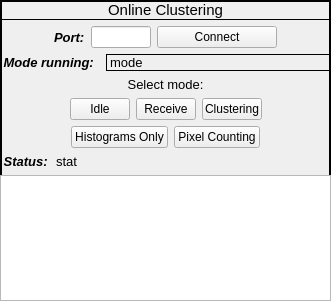
  <widget class="QFrame" name="frame">
   <property name="geometry">
    <rect>
     <x>860</x>
     <y>380</y>
     <width>331</width>
     <height>301</height>
    </rect>
   </property>
   <property name="sizePolicy">
    <sizepolicy hsizetype="MinimumExpanding" vsizetype="MinimumExpanding">
     <horstretch>0</horstretch>
     <verstretch>0</verstretch>
    </sizepolicy>
   </property>
   <property name="frameShape">
    <enum>QFrame::Box</enum>
   </property>
   <property name="frameShadow">
    <enum>QFrame::Plain</enum>
   </property>
   <property name="lineWidth">
    <number>2</number>
   </property>
   <widget class="QWidget" name="verticalLayoutWidget">
    <property name="geometry">
     <rect>
      <x>0</x>
      <y>0</y>
      <width>331</width>
      <height>301</height>
     </rect>
    </property>
    <layout class="QVBoxLayout" name="verticalLayout_5">
     <property name="sizeConstraint">
      <enum>QLayout::SetNoConstraint</enum>
     </property>
     <item>
      <widget class="QLabel" name="server_label">
       <property name="font">
        <font>
         <family>Segoe UI</family>
         <pointsize>11</pointsize>
         <italic>false</italic>
         <bold>false</bold>
         <underline>false</underline>
        </font>
       </property>
       <property name="frameShape">
        <enum>QFrame::Box</enum>
       </property>
       <property name="lineWidth">
        <number>1</number>
       </property>
       <property name="text">
        <string>Online Clustering</string>
       </property>
       <property name="alignment">
        <set>Qt::AlignCenter</set>
       </property>
       <property name="wordWrap">
        <bool>false</bool>
       </property>
      </widget>
     </item>
     <item>
      <layout class="QHBoxLayout" name="horizontalLayout_12">
       <item>
        <spacer name="horizontalSpacer_2">
         <property name="orientation">
          <enum>Qt::Horizontal</enum>
         </property>
         <property name="sizeType">
          <enum>QSizePolicy::MinimumExpanding</enum>
         </property>
         <property name="sizeHint" stdset="0">
          <size>
           <width>10</width>
           <height>20</height>
          </size>
         </property>
        </spacer>
       </item>
       <item>
        <widget class="QLabel" name="label_5">
         <property name="font">
          <font>
           <pointsize>10</pointsize>
           <italic>true</italic>
           <bold>true</bold>
          </font>
         </property>
         <property name="text">
          <string>Port:</string>
         </property>
        </widget>
       </item>
       <item>
        <widget class="QLineEdit" name="server_port_input">
         <property name="maximumSize">
          <size>
           <width>60</width>
           <height>16777215</height>
          </size>
         </property>
        </widget>
       </item>
       <item>
        <widget class="QPushButton" name="server_connect_button">
         <property name="minimumSize">
          <size>
           <width>120</width>
           <height>0</height>
          </size>
         </property>
         <property name="text">
          <string>Connect</string>
         </property>
        </widget>
       </item>
       <item>
        <spacer name="horizontalSpacer_11">
         <property name="orientation">
          <enum>Qt::Horizontal</enum>
         </property>
         <property name="sizeHint" stdset="0">
          <size>
           <width>40</width>
           <height>20</height>
          </size>
         </property>
        </spacer>
       </item>
      </layout>
     </item>
     <item>
      <layout class="QHBoxLayout" name="horizontalLayout_13">
       <item>
        <widget class="QLabel" name="label_8">
         <property name="maximumSize">
          <size>
           <width>100</width>
           <height>16777215</height>
          </size>
         </property>
         <property name="font">
          <font>
           <pointsize>10</pointsize>
           <italic>true</italic>
           <bold>true</bold>
          </font>
         </property>
         <property name="frameShape">
          <enum>QFrame::NoFrame</enum>
         </property>
         <property name="text">
          <string> Mode running:</string>
         </property>
        </widget>
       </item>
       <item>
        <widget class="QLabel" name="server_mode_display">
         <property name="font">
          <font>
           <pointsize>10</pointsize>
          </font>
         </property>
         <property name="frameShape">
          <enum>QFrame::Box</enum>
         </property>
         <property name="frameShadow">
          <enum>QFrame::Plain</enum>
         </property>
         <property name="lineWidth">
          <number>1</number>
         </property>
         <property name="midLineWidth">
          <number>1</number>
         </property>
         <property name="text">
          <string>mode</string>
         </property>
        </widget>
       </item>
      </layout>
     </item>
     <item>
      <widget class="QLabel" name="label_9">
       <property name="font">
        <font>
         <family>Segoe UI</family>
         <pointsize>10</pointsize>
         <italic>false</italic>
         <bold>false</bold>
         <underline>false</underline>
        </font>
       </property>
       <property name="frameShape">
        <enum>QFrame::NoFrame</enum>
       </property>
       <property name="text">
        <string>Select mode:</string>
       </property>
       <property name="alignment">
        <set>Qt::AlignCenter</set>
       </property>
       <property name="wordWrap">
        <bool>false</bool>
       </property>
      </widget>
     </item>
     <item>
      <layout class="QHBoxLayout" name="horizontalLayout_14">
       <item>
        <spacer name="horizontalSpacer_4">
         <property name="orientation">
          <enum>Qt::Horizontal</enum>
         </property>
         <property name="sizeHint" stdset="0">
          <size>
           <width>40</width>
           <height>20</height>
          </size>
         </property>
        </spacer>
       </item>
       <item>
        <widget class="QPushButton" name="server_idle_button">
         <property name="maximumSize">
          <size>
           <width>60</width>
           <height>16777215</height>
          </size>
         </property>
         <property name="text">
          <string>Idle</string>
         </property>
        </widget>
       </item>
       <item>
        <widget class="QPushButton" name="server_receive_button">
         <property name="maximumSize">
          <size>
           <width>60</width>
           <height>16777215</height>
          </size>
         </property>
         <property name="text">
          <string>Receive</string>
         </property>
        </widget>
       </item>
       <item>
        <widget class="QPushButton" name="server_clustering_button">
         <property name="maximumSize">
          <size>
           <width>60</width>
           <height>16777215</height>
          </size>
         </property>
         <property name="text">
          <string>Clustering</string>
         </property>
        </widget>
       </item>
       <item>
        <spacer name="horizontalSpacer_3">
         <property name="orientation">
          <enum>Qt::Horizontal</enum>
         </property>
         <property name="sizeHint" stdset="0">
          <size>
           <width>40</width>
           <height>20</height>
          </size>
         </property>
        </spacer>
       </item>
      </layout>
     </item>
     <item>
      <layout class="QHBoxLayout" name="horizontalLayout_18">
       <item>
        <spacer name="horizontalSpacer_5">
         <property name="orientation">
          <enum>Qt::Horizontal</enum>
         </property>
         <property name="sizeHint" stdset="0">
          <size>
           <width>40</width>
           <height>20</height>
          </size>
         </property>
        </spacer>
       </item>
       <item>
        <widget class="QPushButton" name="server_histo_button">
         <property name="text">
          <string>Histograms Only</string>
         </property>
        </widget>
       </item>
       <item>
        <widget class="QPushButton" name="server_pixelcounting_button">
         <property name="maximumSize">
          <size>
           <width>100</width>
           <height>16777215</height>
          </size>
         </property>
         <property name="text">
          <string>Pixel Counting</string>
         </property>
        </widget>
       </item>
       <item>
        <spacer name="horizontalSpacer_6">
         <property name="orientation">
          <enum>Qt::Horizontal</enum>
         </property>
         <property name="sizeHint" stdset="0">
          <size>
           <width>40</width>
           <height>20</height>
          </size>
         </property>
        </spacer>
       </item>
      </layout>
     </item>
     <item>
      <layout class="QHBoxLayout" name="horizontalLayout_15">
       <item>
        <widget class="QLabel" name="label_11">
         <property name="maximumSize">
          <size>
           <width>50</width>
           <height>16777215</height>
          </size>
         </property>
         <property name="font">
          <font>
           <pointsize>10</pointsize>
           <italic>true</italic>
           <bold>true</bold>
          </font>
         </property>
         <property name="text">
          <string> Status:</string>
         </property>
        </widget>
       </item>
       <item>
        <widget class="QLabel" name="server_status_display">
         <property name="font">
          <font>
           <pointsize>10</pointsize>
          </font>
         </property>
         <property name="text">
          <string>stat</string>
         </property>
        </widget>
       </item>
      </layout>
     </item>
     <item>
      <widget class="QTextBrowser" name="server_log_browser">
       <property name="autoFormatting">
        <set>QTextEdit::AutoNone</set>
       </property>
      </widget>
     </item>
    </layout>
   </widget>
  </widget>
